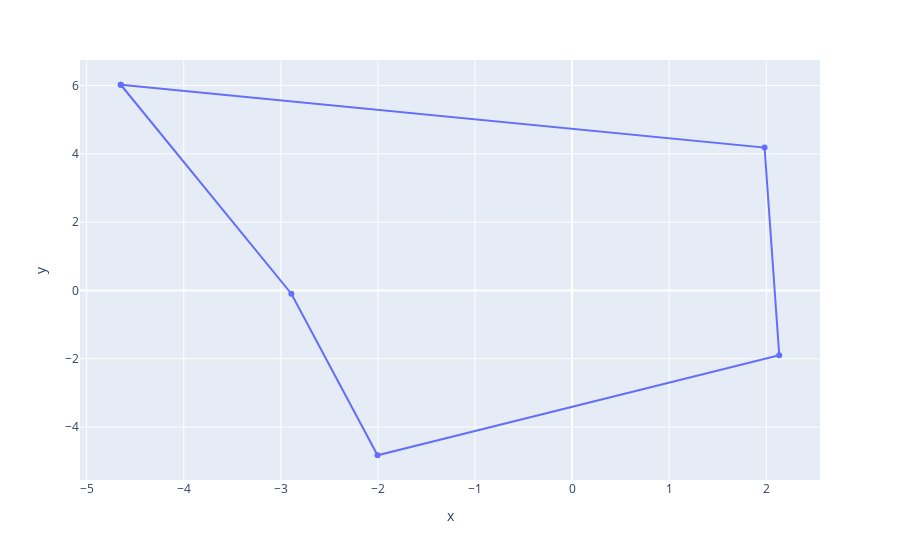

The notebook cell saved with this chart:
### Markdown cell above
- *Visualization using Plotly*

### Code cell
px.line(x=Xs, y=Ys, hover_name=cities_name, markers=True)

### Figure 1 — Plotly figure (JSON) as saved in the notebook; plotly's stock layout.template omitted (floating-point values rounded to 4 significant figures)
{"data": [{"hovertemplate": "<b>%{hovertext}</b><br><br>x=%{x}<br>y=%{y}<extra></extra>", "hovertext": ["City 1", "City 5", "City 4", "City 3", "City 2", "City 1"], "legendgroup": "", "line": {"color": "#636efa", "dash": "solid"}, "marker": {"symbol": "circle"}, "mode": "markers+lines", "name": "", "orientation": "v", "showlegend": false, "type": "scatter", "x": [-4.649, -2.892, -2.004, 2.133, 1.982, -4.649], "xaxis": "x", "y": [6.023, -0.09534, -4.825, -1.897, 4.184, 6.023], "yaxis": "y"}], "layout": {"legend": {"tracegroupgap": 0}, "margin": {"t": 60}, "xaxis": {"anchor": "y", "domain": [0, 1], "title": {"text": "x"}}, "yaxis": {"anchor": "x", "domain": [0, 1], "title": {"text": "y"}}}}
